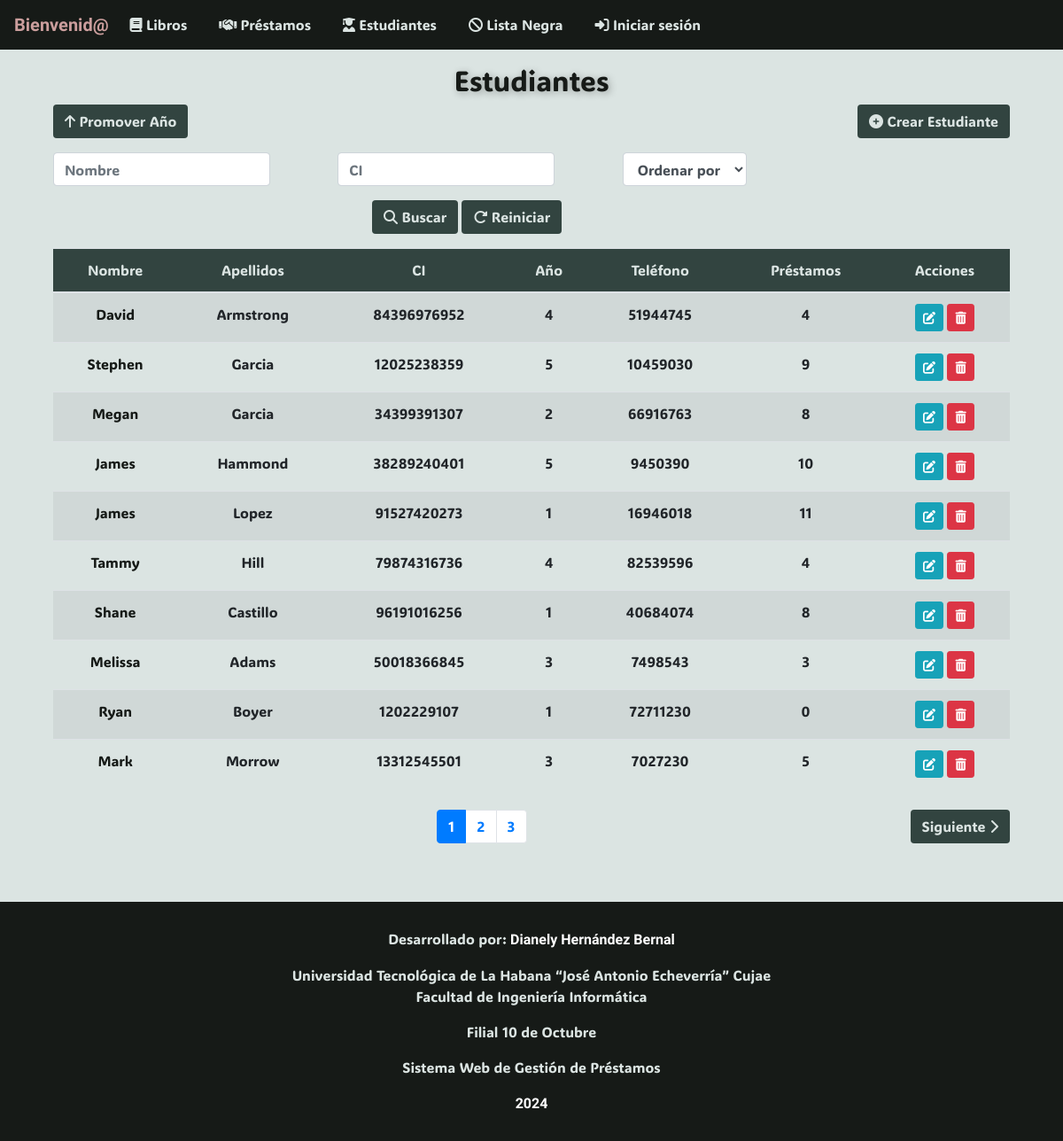
The page /estudiantes/ on the database its author committed.
### app/models.py (models this page shows, shortened)
class Estudiante(models.Model):
    nombre = models.CharField(max_length=30)
    apellidos = models.CharField(max_length=30)
    edad = models.IntegerField()
    anno_academico = models.IntegerField()
    CI = models.CharField(max_length=11, unique=True, validators=[RegexValidator(r'^\d{11}$')])
    telefono = models.CharField(max_length=8, validators=[RegexValidator(r'^\d{8}$')])
    @property
    def cantidad_prestamos(self):
        return self.prestamo_set.count() + self.listanegra_set.count()

### app/views.py (the view)
# urls.py: path("estudiantes/", EstudianteListView.as_view(), name="estudiante-list"),
class EstudianteListView(ListView):
    model = Estudiante
    template_name = "estudiante_list.html"
    context_object_name = "estudiantes"
    def get_queryset(self):
        queryset = Estudiante.objects.all()
        nombre = self.request.GET.get("buscar_nombre", "")
        if nombre:
            queryset = queryset.filter(nombre__icontains=nombre)
        ci = self.request.GET.get("buscar_ci", "")
        if ci:
            queryset = queryset.filter(CI=ci)
        orden = self.request.GET.get("ordenar_por", "")
        if orden:
            queryset = queryset.order_by(orden)
        return queryset
    def get_context_data(self, **kwargs):
        context = super().get_context_data(**kwargs)
        estudiantes = self.get_queryset()
        context["cantidad"] = len(estudiantes)
        paginator = Paginator(estudiantes, 10)
        page = self.request.GET.get("page")
        estudiantes = paginator.get_page(page)
        context["estudiantes"] = estudiantes
        return context

### app/templates/app/estudiante_list.html (shortened to what this page needs)
{% extends 'app/base.html' %}
{% block content %}
<div class="container mt-3">
    <h2 class="text-center display-5" style="animation: pulse 1.5s 1; text-shadow: 2px 2px 8px rgba(0, 0, 0, 0.3);">
        Estudiantes
    </h2>
    <div class="d-flex justify-content-between mb-3">
        <div>
            <a href="{% url 'confirmar_promo' %}" class="btn btn-color">
                <i class="fas fa-arrow-up"></i> Promover Año
            </a>
        </div>
        <div>
            <a href="{% url 'estudiante-create' %}" class="btn btn-color">
                <i class="fas fa-plus-circle"></i> Crear Estudiante
            </a>
        </div>
    </div>
    <form method="GET" class="form-inline mb-3">
        <div class="row">
            <div class="col-md-4">
                <input type="text" name="buscar_nombre" class="form-control" placeholder="Nombre" value="{{ request.GET.buscar_nombre }}">
            </div>
            <div class="col-md-4">
                <input type="text" name="buscar_ci" class="form-control" placeholder="CI" value="{{ request.GET.buscar_ci }}">
            </div>
            <div class="col-md-4">
                <select name="ordenar_por" class="form-control">
                    <option value="">Ordenar por</option>
                </select>
            </div>
            <div class="col-md-12 text-center mt-3">
                <button type="submit" class="btn btn-color"><i class="fas fa-search"></i> Buscar</button>
                <a href="{% url 'estudiante-list' %}" class="btn btn-color"><i class="fas fa-redo-alt"></i> Reiniciar</a>
            </div>
        </div>
    </form>
    <table class="table table-striped text-center">
        <thead class="secondary-color">
            <tr>
                <th>Nombre</th>
                <th>Apellidos</th>
                <th>CI</th>
                <th>Año</th>
                <th>Teléfono</th>
                <th>Préstamos</th>
                <th>Acciones</th>
            </tr>
        </thead>
        <tbody>
            {% for estudiante in estudiantes %}
            <tr>
                <td><a href="{% url 'estudiante-detail' estudiante.id %}">{{ estudiante.nombre }}</a></td>
                <td>{{ estudiante.apellidos }}</td>
                <td>{{ estudiante.CI }}</td>
                <td>{{ estudiante.anno_academico }}</td>
                <td>{{ estudiante.telefono }}</td>
                <td>{{ estudiante.cantidad_prestamos }}</td>
                <td>
                    <a href="{% url 'estudiante-update' estudiante.id %}" class="btn btn-info btn-sm"><i class="fas fa-edit"></i></a>
                    <a href="{% url 'estudiante-delete' estudiante.id %}" class="btn btn-danger btn-sm"><i class="fas fa-trash-alt"></i></a>
                </td>
            </tr>
            {% empty %}
            <tr>
                <td colspan="7" class="text-center">No hay estudiantes registrados.</td>
            </tr>
            {% endfor %}
        </tbody>
    </table>
    <div class="d-flex justify-content-between mt-4">
        <div>
            <nav aria-label="Page navigation">
                <ul class="pagination">
                    {% for num in estudiantes.paginator.page_range %}
                        {% if estudiantes.number == num %}
                            <li class="page-item active">
                                <a class="page-link" href="?page={{ num }}">{{ num }}</a>
                            </li>
                        {% elif num > estudiantes.number|add:'-5' and num < estudiantes.number|add:'5' %}
                            <li class="page-item">
                                <a class="page-link" href="?page={{ num }}">{{ num }}</a>
                            </li>
                        {% endif %}
                    {% endfor %}
                </ul>
            </nav>
        </div>
        <div>
            {% if estudiantes.has_next %}
                <a href="?page={{ estudiantes.next_page_number }}" class="btn btn-color">
                    Siguiente <i class="fas fa-chevron-right"></i>
                </a>
            {% endif %}
        </div>
    </div>
</div>
{% endblock %}

### app/templates/app/base.html (style rules this page uses)
:root { --color-primario: #161a17; --color-secundario: #324440; --color-terciario: #dbe4e2; --color-cuarto: #cb9e9d; }
body { background-color: var(--color-terciario); }
.secondary-color { background-color: var(--color-secundario); color: var(--color-terciario); }
.btn-color { background-color: var(--color-secundario); color: var(--color-terciario); }
a { color: var(--color-primario) }
h1, h2, h3, h4 { color: var(--color-primario); }
* { font-family: ADLaM Display, Ubuntu; font-weight: 400; }

### rows shown on the page
Estudiante: nombre "David", apellidos "Armstrong", CI "84396976952", anno_academico "4", telefono "51944745", cantidad_prestamos "4"
Estudiante: nombre "Stephen", apellidos "Garcia", CI "12025238359", anno_academico "5", telefono "10459030", cantidad_prestamos "9"
Estudiante: nombre "Megan", apellidos "Garcia", CI "34399391307", anno_academico "2", telefono "66916763", cantidad_prestamos "8"
Estudiante: nombre "James", apellidos "Hammond", CI "38289240401", anno_academico "5", telefono "9450390", cantidad_prestamos "10"
Estudiante: nombre "James", apellidos "Lopez", CI "91527420273", anno_academico "1", telefono "16946018", cantidad_prestamos "11"
Estudiante: nombre "Tammy", apellidos "Hill", CI "79874316736", anno_academico "4", telefono "82539596", cantidad_prestamos "4"
Estudiante: nombre "Shane", apellidos "Castillo", CI "96191016256", anno_academico "1", telefono "40684074", cantidad_prestamos "8"
Estudiante: nombre "Melissa", apellidos "Adams", CI "50018366845", anno_academico "3", telefono "7498543", cantidad_prestamos "3"
Estudiante: nombre "Ryan", apellidos "Boyer", CI "1202229107", anno_academico "1", telefono "72711230", cantidad_prestamos "0"
Estudiante: nombre "Mark", apellidos "Morrow", CI "13312545501", anno_academico "3", telefono "7027230", cantidad_prestamos "5"

### other values the page prints
{{ num }} "1"
{{ num }} "2" "3"
